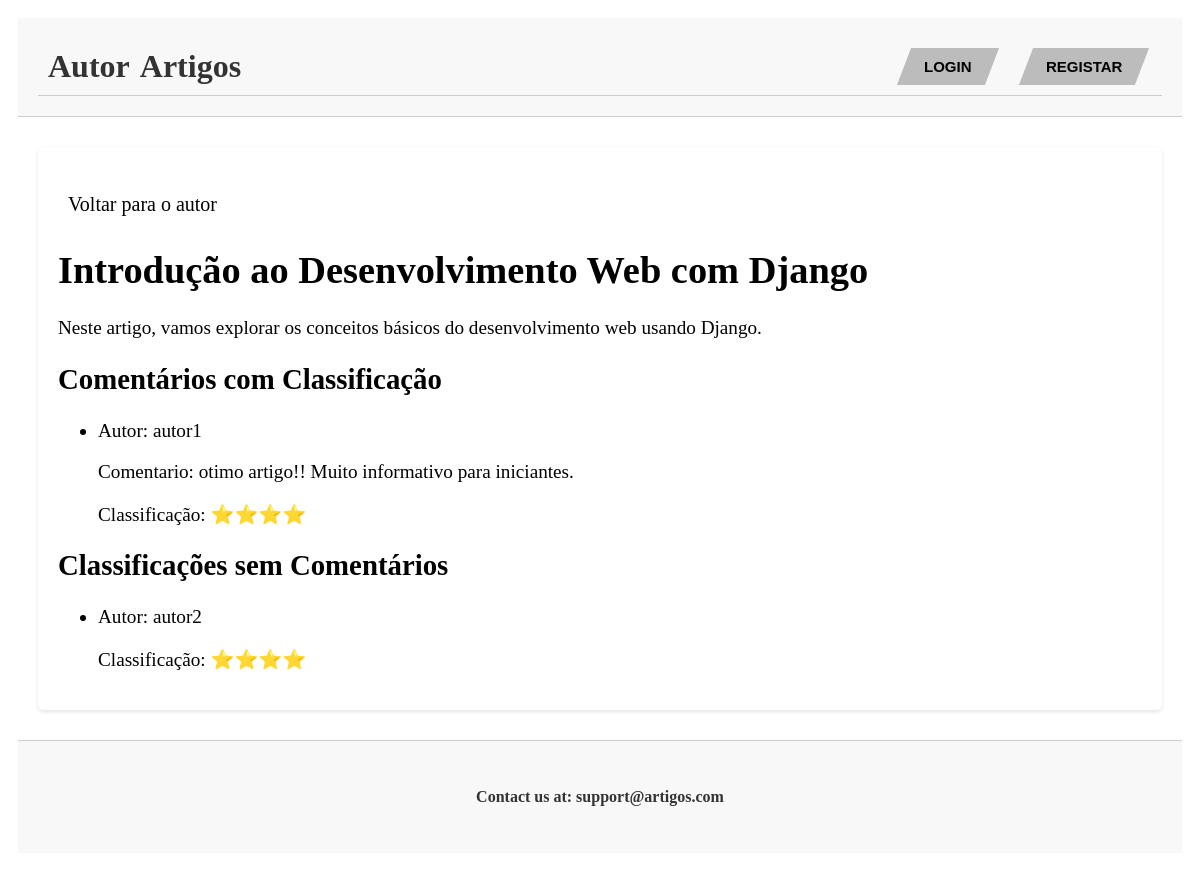
The app's page /artigos/artigo/Introdução ao Desenvolvimento Web com Django, older data.
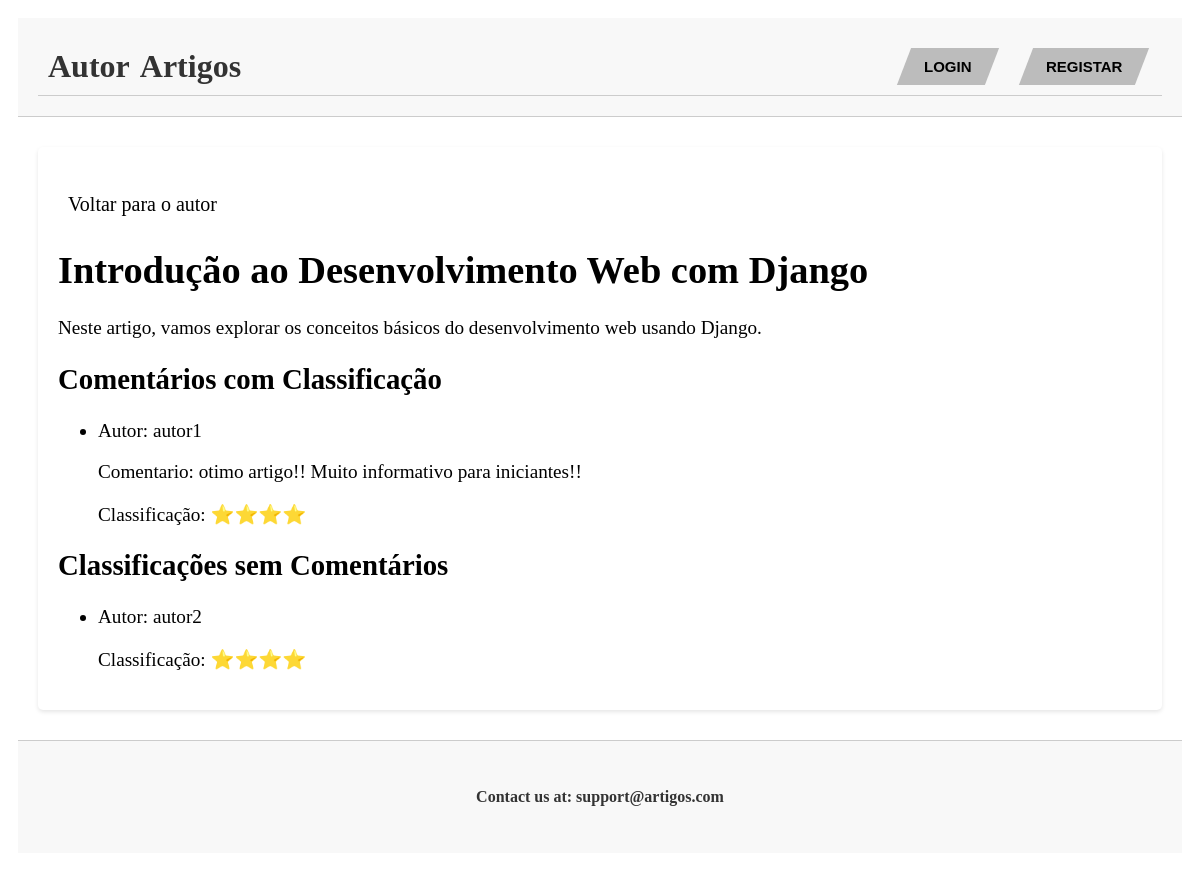
The same page, newer data.
### artigos/models.py (models this page shows, shortened)
class Comentario(models.Model):
    autor = models.ForeignKey(Autor, on_delete=models.CASCADE)
    artigo = models.ForeignKey(Artigo, on_delete=models.CASCADE)
    texto = models.TextField()
    data_comentario = models.DateTimeField(auto_now_add=True)
    classificacao = models.ForeignKey('Classificacao', on_delete=models.SET_NULL, null=True)

class Autor(models.Model):
    user = models.OneToOneField(User, on_delete=models.CASCADE)
    bio = models.TextField()

class Classificacao(models.Model):
    artigo = models.ForeignKey(Artigo, on_delete=models.CASCADE)
    autor = models.ForeignKey(Autor, on_delete=models.CASCADE)
    MUITO_MAU = '⭐'
    MAU = '⭐⭐'
    INDIFERENTE = '⭐⭐⭐'
    BOM = '⭐⭐⭐⭐'
    MUITO_BOM = '⭐⭐⭐⭐⭐'
    RATINGS_CHOICES = [
        (MUITO_MAU, '⭐'),
        (MAU, '⭐⭐'),
        (INDIFERENTE, '⭐⭐⭐'),
        (BOM, '⭐⭐⭐⭐'),
        (MUITO_BOM, '⭐⭐⭐⭐⭐'),
    ]
    valor = models.CharField(max_length=10, choices=RATINGS_CHOICES, default=MUITO_MAU, blank=True, null=True)

### artigos/views.py (the view)
# urls.py: path('artigo/<str:artigo_titulo>', views.artigo_detail_view, name='artigo_detail'),
def artigo_detail_view(request, artigo_titulo):
    artigo = Artigo.objects.get(titulo=artigo_titulo)
    comentarios = Comentario.objects.filter(artigo=artigo)
    classificacoes = Classificacao.objects.filter(artigo=artigo)
    classificacoes_sem_comentarios = [c for c in Classificacao.objects.filter(artigo=artigo) if not c.comentario_set.exists()]
    context = {'artigo': artigo, 'comentarios': comentarios, 'classificacoes': classificacoes, 'classificacoes_sem_comentarios': classificacoes_sem_comentarios}
    return render(request, 'artigos/artigo_details.html', context)

### artigos/templates/artigos/artigo_details.html (shortened to what this page needs)
{% extends 'artigos/layout.html' %}
{% block content %}
<div class="navigation-links">
    <a href="{% url 'artigos:autor_detail' artigo.autor.user.username %}" class="nav-link">Voltar para o autor</a>
</div>
<h1>{{ artigo.titulo }}</h1>
<p>{{ artigo.conteudo }}</p>
{% if comentarios %}
<h2>Comentários com Classificação</h2>
<ul>
{% for comentario in comentarios %}
    {% if comentario.classificacao %}
    <li>
        <p>Autor: {{ comentario.autor.user }}</p>
        <p>Comentario: {{ comentario.texto }}</p>
        <p>Classificação: {{ comentario.classificacao.valor }}</p>
    </li>
    {% endif %}
{% endfor %}
</ul>
{% endif %}
{% if classificacoes_sem_comentarios %}
<h2>Classificações sem Comentários</h2>
<ul>
{% for classificacao in classificacoes_sem_comentarios %}
    <li>
        <p>Autor: {{ classificacao.autor.user }}</p>
        <p>Classificação: {{ classificacao.valor }}</p>
    </li>
{% endfor %}
</ul>
{% endif %}
{% endblock %}

Row changes from the older to the newer data that the page shows:
changed Comentario "autor1": texto "otimo artigo!! Muito informativo para iniciantes." → "otimo artigo!! Muito informativo para iniciantes!!"
